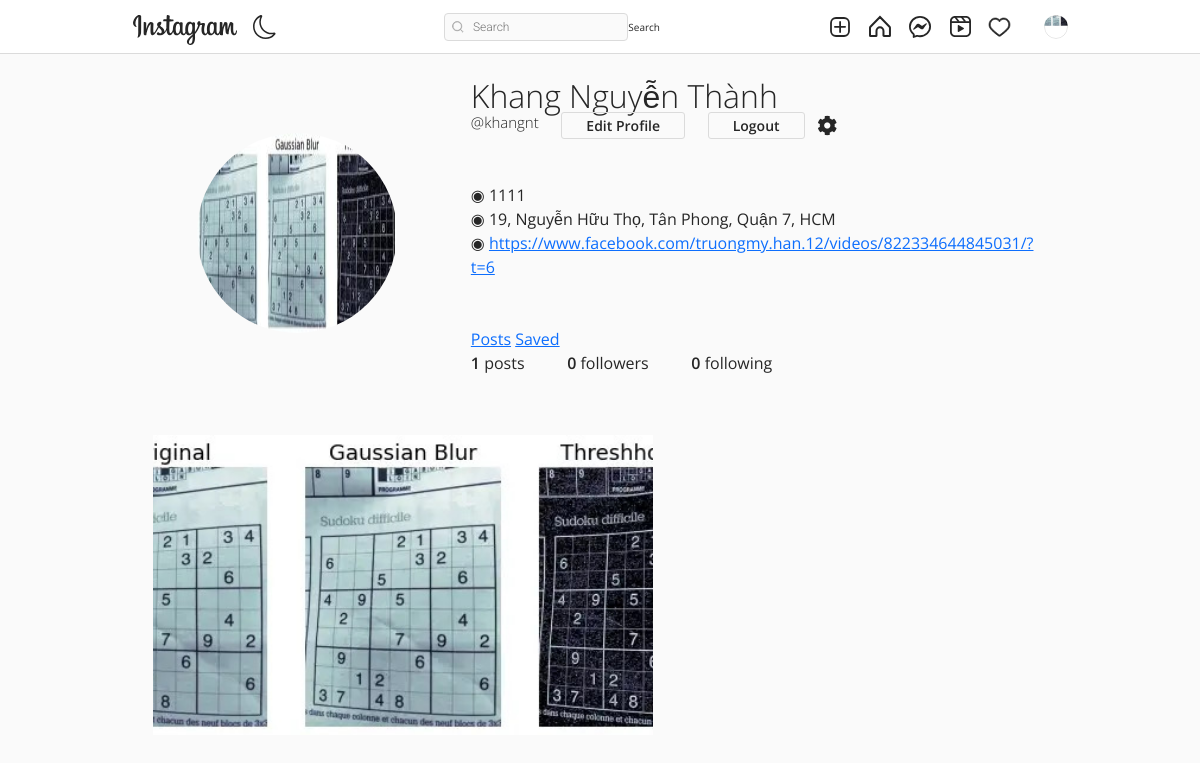
/khangnt/ (signed in), run on the app's committed database.
### authy/models.py (models this page shows, shortened)
class Profile(models.Model):
    user = models.OneToOneField(User, related_name='profile', on_delete=models.CASCADE)
    image = models.ImageField(upload_to="profile_pciture", null=True, default="default.jpg")
    first_name = models.CharField(max_length=200, null=True, blank=True)
    last_name = models.CharField(max_length=200, null=True, blank=True)
    bio = models.CharField(max_length=200, null=True, blank=True)
    location = models.CharField(max_length=200, null=True, blank=True)
    url = models.URLField(max_length=200, null=True, blank=True)
    favourite = models.ManyToManyField(Post, blank=True)

### post/models.py (models this page shows)
class Post(models.Model):
    id = models.UUIDField(primary_key=True, default=uuid.uuid4, editable=False)
    picture = models.ImageField(upload_to=user_directory_path, verbose_name="Picture")
    caption = models.CharField(max_length=10000, verbose_name="Caption")
    posted = models.DateField(auto_now_add=True)
    tags = models.ManyToManyField(Tag, related_name="tags")
    user = models.ForeignKey(User, on_delete=models.CASCADE)
    likes = models.IntegerField(default=0)
    def get_absolute_url(self):
        return reverse("post-details", args=[str(self.id)])

### authy/views.py (the view)
# urls.py: path('<username>/', UserProfile, name='profile'),
def UserProfile(request, username):
    Profile.objects.get_or_create(user=request.user)
    user = get_object_or_404(User, username=username)
    profile = Profile.objects.get(user=user)
    url_name = resolve(request.path).url_name
    posts = Post.objects.filter(user=user).order_by('-posted')
    if url_name == 'profile':
        posts = Post.objects.filter(user=user).order_by('-posted')
    else:
        posts = profile.favourite.all()
    posts_count = Post.objects.filter(user=user).count()
    following_count = Follow.objects.filter(follower=user).count()
    followers_count = Follow.objects.filter(following=user).count()
    follow_status = Follow.objects.filter(following=user, follower=request.user).exists()
    paginator = Paginator(posts, 8)
    page_number = request.GET.get('page')
    posts_paginator = paginator.get_page(page_number)
    context = {
        'posts': posts,
        'profile': profile,
        'posts_count': posts_count,
        'following_count': following_count,
        'followers_count': followers_count,
        'posts_paginator': posts_paginator,
        'follow_status': follow_status,
    }
    return render(request, 'profile.html', context)

### templates/profile.html (shortened to what this page needs)
{% extends 'base.html' %}
{% load static %}
{% block content %}
<!DOCTYPE html>
<html lang="en">
<head>
    <link rel="stylesheet" href="{% static 'assets3/css/reset.css' %}">
    <link rel="stylesheet" href="{% static 'assets3/css/styles.css' %}">
    <link rel="stylesheet" href="https://use.fontawesome.com/releases/v5.2.0/css/all.css">
</head>
<body>
    <header>
        <br><br><br>
        <div class="container">
            <div class="profile">
                <div class="profile-image">
                    <img src="{{profile.image.url}}" alt="" style="width: 200px; height: 200px;">
                </div>
                <div class="profile-user-settings">
                        {% if profile.first_name %}
                        <h6 class="profile-user-name">{{profile.first_name}} {{profile.last_name}}</h6> <br>
                        {% endif %}
                        <h5 style="font-size: 15px;" class="profile-user-name">@{{profile.user.username}}</h5>
                        {% if request.user.is_authenticated and request.user == profile.user %}
                        <a style="text-decoration: none;" href="{% url 'editprofile' %}" class="btn profile-edit-btn">Edit Profile</a>
                        <a style="text-decoration: none;" href="{% url 'sign-out' %}" class="btn profile-edit-btn">Logout</a>
                        <button class="btn profile-settings-btn" aria-label="profile settings"><i class="fas fa-cog" aria-hidden="true"></i></button>
                        {% endif %}
                        <br><br>
                        <br>
                </div>
                <div class="profile-bio">
                    <br>
                    {% if profile.bio %}
                    <p>◉ {{profile.bio}}</p>
                    {% endif %}
                    {% if profile.location %}
                    <p>◉ {{profile.location}}</p>
                    {% endif %}
                    {% if profile.url %}
                    <p>◉ <a href="{{profile.url}}">{{profile.url}}</a></p>
                    {% endif %}
                    <br><br>
                    <div class="profile-user-settings">
                        <a  href="{% url 'profile' profile.user %}"  class="btns profiele-edit-btn">Posts</a>
                        {% if request.user == profile.user %}
                        <a  href="{% url 'profilefavourite' profile.user %}"  class="btns profeile-edit-btn">Saved</a>
                        {% endif %}
                    </div>
                </div>
                <div class="profile-stats">
                    <ul>
                        <li><span class="profile-stat-count">{{posts_count}}</span> posts</li>
                        <li><span class="profile-stat-count">{{followers_count}}</span> followers</li>
                        <li><span class="profile-stat-count">{{following_count}}</span> following</li>
                    </ul>
                    <br>
                </div>
            </div>
        </div>
    </header>
    <main>
        <div class="container">
            <div class="gallery">
                {% for post in posts %}
                <a href="{{post.get_absolute_url}}"><div class="gallery-item" tabindex="0">
                    <img src="{{ post.picture.url }}" class="gallery-image" alt="" style="width: 500px; height: 300px; object-fit: cover;">
                </div></a>
                {% endfor %}
            </div>
        </div>
    </main>
    {% endblock content %}

### templates/base.html (shortened to what this page needs)
{% load static %}
<!DOCTYPE html>
<html lang="en">
<head>
    <link rel="stylesheet" href="https://cdn.jsdelivr.net/npm/bootstrap-icons@1.8.1/font/bootstrap-icons.css">
    <link href="https://cdn.jsdelivr.net/npm/bootstrap@5.1.3/dist/css/bootstrap.min.css" rel="stylesheet">
    <link rel="stylesheet" type="text/css" href="{% static 'assets1/style.css' %}">
</head>
<body>
    <header class="header">
        <nav class="header__content">
            <div class="header__buttons">
                <a href="{% url 'index' %}" class="header__home">
                </a>
                <button class="header__theme-button" title="Toggle Theme">
                </button>
            </div>
            <form action="{% url 'search-users' %}" method="GET">
                <div class="header__search">
                    <input type="text" placeholder="Search" name="q" value="{{ request.GET.q }}">
                    <button class="btn btn-primary" type="submit">Search</button>
                </div>
            </form>
            <div class="header__buttons header__buttons--desktop">
                <a href="{% url 'newpost' %}">
                </a>
                <a href="{% url 'index' %}">
                </a>
                <a href="{% url 'message' %}">
                </a>
                <a href="#">
                </a>
                <span>
                    <a href="{% url 'show-notification' %}">
                    </a>
                </span>
                <a href="">
                    <button class="profile-button">
                        <a href="{% url 'profile' request.user %}">
                            <div class="profile-button__picture">
                                <img src="{{request.user.profile.image.url}}" alt="User Picture">
                            </div>
                        </a>
                    </button>
                </a>
            </div>
        </nav>
    </header>
    {% block content %}
    {% endblock content %}
</body>
</html>

### static/assets1/style.css (style rules this page uses)
*, *::after, *::before { box-sizing: border-box; margin: 0; padding: 0; }
*, button, input, select, textarea { font-family: 'Roboto', sans-serif; }
:root { --primary: hsl(0, 0%, 100%); --secondary: hsl(0, 0%, 98%); --border: hsl(0, 0%, 86%); --story-border: hsl(0, 0%, 78%); --img-border: hsla(0, 0%, 0%, 0.1); --text-dark: hsl(0, 0%, 15%); --text-light: hsl(0, 0%, 60%); --like: hsl(355, 82%, 61%); --link: hsl(204, 100%, 48%); --header-height: 44px; --nav-height: 44px; }
body { min-height: 100vh; display: flex; flex-direction: column; overflow-y: auto; }
svg { display: block; }
img { max-width: 100%; }
.header { width: 100%; height: var(--header-height); background-color: var(--primary); display: flex; justify-content: center; position: fixed; top: 0; left: 0; z-index: 2; }
.header::after { content: ''; position: absolute; bottom: 0; width: 100%; height: 1px; background-color: var(--border); }
.header__content { width: 100%; max-width: 975px; padding: 0 14px; display: flex; justify-content: space-between; align-items: center; }
.header__home { margin-top: 5px; }
.header__theme-button { background-color: transparent; border: none; cursor: pointer; }
.header__theme-button-moon { display: unset; }
.header__search { width: 216px; height: 28px; display: none; align-items: center; position: relative; }
.header__search svg { width: 12px; height: 12px; position: absolute; left: 8px; }
.header__search input { width: 100%; height: 100%; background-color: var(--secondary); padding: 4px 10px 4px 28px; border: 1px solid var(--border); border-radius: 4px; outline: none; font-size: 12px; font-weight: 300; text-decoration: none; color: var(--text-light); text-overflow: ellipsis; overflow: hidden; white-space: nowrap; }
.header__buttons { display: flex; align-items: center; gap: 16px; }
.profile-button { background-color: transparent; border: none; outline: none; cursor: pointer; position: relative; }
.profile-button__picture { width: 24px; height: 24px; border-radius: 50%; overflow: hidden; position: relative; }
.profile-button__picture::after { content: ''; position: absolute; top: 0; bottom: 0; left: 0; right: 0; border: 1px solid var(--img-border); border-radius: 50%; }
@media (min-width: 768px) { :root { --header-height: 54px; --nav-height: 0px; } }
@media (min-width: 768px) { .header__content { padding: 0 20px; } }
@media (min-width: 768px) { .header__search { display: flex; } }

### static/assets3/css/styles.css (style rules this page uses)
:root { font-size: 10px; }
*, *::before, *::after { box-sizing: border-box; }
body { font-family: "Open Sans", Arial, sans-serif; min-height: 100vh; background-color: #fafafa; color: #262626; padding-bottom: 3rem; }
img { display: block; }
.container { max-width: 93.5rem; margin: 0 auto; padding: 0 2rem; }
.btn { display: inline-block; font: inherit; background: none; border: none; color: inherit; padding: 0; cursor: pointer; }
.profile { padding: 5rem 0; }
.profile::after { content: ""; display: block; clear: both; }
.profile-image { float: left; width: calc(33.333% - 1rem); display: flex; justify-content: center; align-items: center; margin-right: 3rem; }
.profile-image img { border-radius: 50%; }
.profile-user-settings, .profile-stats, .profile-bio { float: left; width: calc(66.666% - 2rem); }
.profile-user-settings { margin-top: 1.1rem; }
.profile-user-name { display: inline-block; font-size: 3.2rem; font-weight: 300; }
.profile-edit-btn { font-size: 1.4rem; line-height: 1.8; border: 0.1rem solid #dbdbdb; border-radius: 0.3rem; padding: 0 2.4rem; margin-left: 2rem; }
.profile-settings-btn { font-size: 2rem; margin-left: 1rem; }
.profile-stats { margin-top: 2.3rem; }
.profile-stats li { display: inline-block; font-size: 1.6rem; line-height: 1.5; margin-right: 4rem; cursor: pointer; }
.profile-stats li:last-of-type { margin-right: 0; }
.profile-bio { font-size: 1.6rem; font-weight: 400; line-height: 1.5; margin-top: 2.3rem; }
.profile-real-name, .profile-stat-count, .profile-edit-btn { font-weight: 600; }
.gallery { display: flex; flex-wrap: wrap; margin: -1rem -1rem; padding-bottom: 3rem; }
.gallery-item { position: relative; flex: 1 0 22rem; margin: 1rem; color: #fff; cursor: pointer; }
.gallery-image { width: 100%; height: 100%; object-fit: cover; }

### data on the page
Profile: image (picture), first_name "Khang", last_name "Nguyễn Thành", user.username "khangnt", bio "1111", location "19, Nguyễn Hữu Thọ, Tân Phong, Quận 7, HCM", url "https://www.facebook.com/truongmy.han.12/videos/822334644845031/?t=6"
Post: picture (picture)

### other printed values
{{ posts_count }} "1"
{{ followers_count }} "0"
{{ following_count }} "0"
